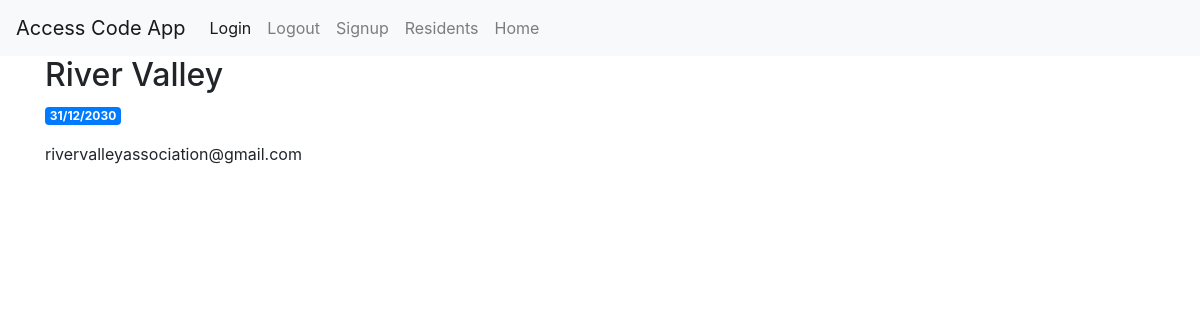
/2/view_admin, run on an earlier commit of the app's database.
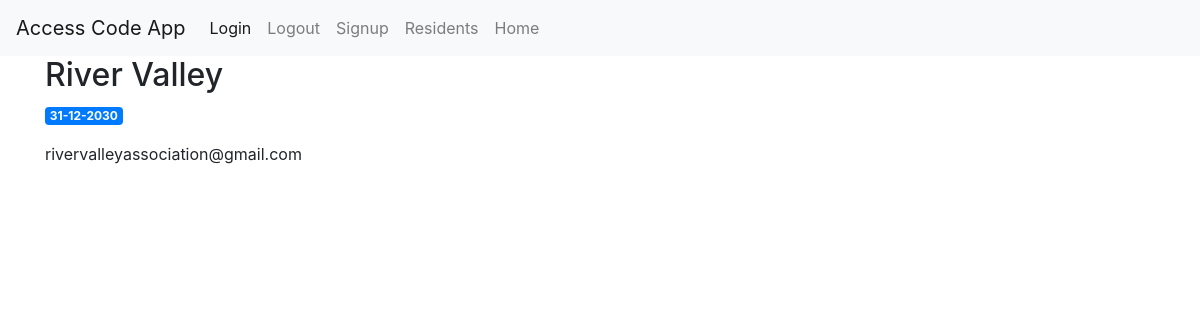
And on a later commit of the database.
### tables this page shows
CREATE TABLE admin_users (
    admin_id INTEGER PRIMARY KEY AUTOINCREMENT,
    full_name TEXT NOT NULL,
    a_address TEXT NOT NULL,
    email TEXT NOT NULL,
    a_profile TEXT NOT NULL,
    validity_date TIMESTAMP NOT NULL,
    a_created TIMESTAMP NOT NULL DEFAULT CURRENT_TIMESTAMP
);

### app.py (the view)
@app.route('/<int:admin_id>/view_admin')
def view_admin(admin_id):
    admin = get_admin(admin_id)
    return render_template('view_admin.html', user=admin)

### app.py (called while the page is built)
def get_db_connection():
    conn = sqlite3.connect('database.db')
    conn.row_factory = sqlite3.Row
    return conn

def get_admin(admin_id):
    conn = get_db_connection()
    admin = conn.execute('SELECT * FROM admin_users WHERE admin_id = ?', \
                       (admin_id,)).fetchone()
    conn.close()
    if admin is None:
        abort(404)
    return admin

### templates/view_admin.html (shortened to what this page needs)
{% extends 'base3.html' %}
{% block content %}
    <h2>{% block title %} {{ user['full_name'] }} {% endblock %}</h2>
    <span class="badge badge-primary">{{ user['validity_date'] }}</span>
    <p>{{ user['email'] }}</p>
{% endblock %}

What changed in the data, as far as the page shows it:
changed admin_users "River Valley": validity_date "31/12/2030" → "31-12-2030"
